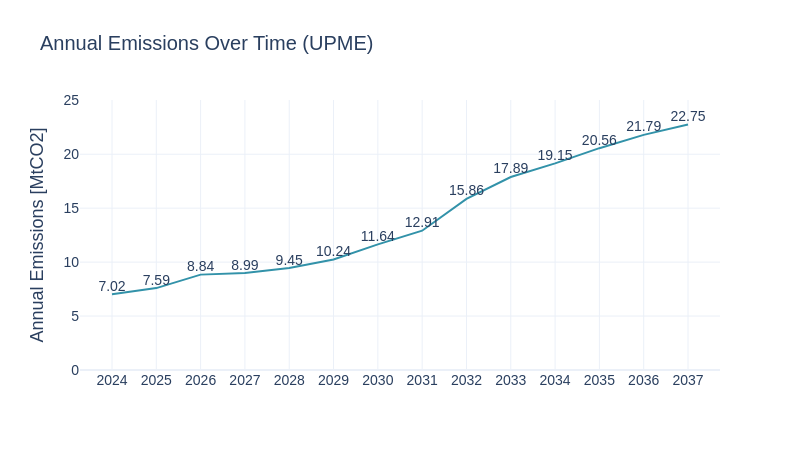

Notebook source saved alongside this figure:
### Code cell
em_upme = pd.read_csv(emissions)
em_upme = em_upme[em_upme['PERIOD'] <= years[1]]
em_upme['AnnualEmissions_MtCO2_per_yr'] = em_upme['AnnualEmissions_tCO2_per_yr']
sw.scenarios.annual_emmissions(em_upme, 'PERIOD', 'AnnualEmissions_tCO2_per_yr', scenario_name, 'UPME')

### Figure 1 — Plotly figure (JSON) as saved in the notebook; plotly's stock layout.template omitted (floating-point values rounded to 4 significant figures)
{"data": [{"line": {"color": "#3292A9"}, "mode": "lines+text", "text": ["7.02", "7.59", "8.84", "8.99", "9.45", "10.24", "11.64", "12.91", "15.86", "17.89", "19.15", "20.56", "21.79", "22.75"], "textfont": {"family": "Arial", "size": 14}, "textposition": "top center", "type": "scatter", "x": [2024, 2025, 2026, 2027, 2028, 2029, 2030, 2031, 2032, 2033, 2034, 2035, 2036, 2037], "y": [7.02, 7.59, 8.84, 8.99, 9.45, 10.24, 11.64, 12.91, 15.86, 17.89, 19.15, 20.56, 21.79, 22.75]}], "layout": {"font": {"family": "Arial", "size": 16}, "height": 450, "showlegend": false, "title": {"font": {"family": "Arial", "size": 20}, "text": "Annual Emissions Over Time (UPME)"}, "width": 800, "xaxis": {"tickfont": {"family": "Arial", "size": 14}, "tickvals": [2024, 2025, 2026, 2027, 2028, 2029, 2030, 2031, 2032, 2033, 2034, 2035, 2036, 2037], "title": {"font": {"family": "Arial", "size": 18}, "text": ""}}, "yaxis": {"range": [0, 25.03], "tickfont": {"family": "Arial", "size": 14}, "title": {"font": {"family": "Arial", "size": 18}, "text": "Annual Emissions [MtCO2]"}}}}
